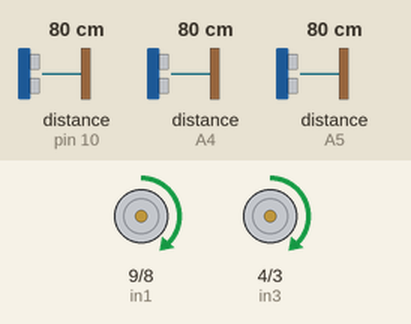
Simulated run of this sketch. Board: Arduino Uno, built with avr-gcc and run on an emulated ATmega328P. Parts: motor-driver pin pairs drawn as motors (green arrow = first pin HIGH = forward, orange = second pin HIGH = backward, longer = more drive, scaled by the enable pin). Wiring (inferred from the names in the program): 3 × ultrasonic range finder: trigger pin 11, echo pin 10 / trigger A2, echo A5 / trigger A3, echo A4. Inputs (shaded band) come from the test bench; at power-on: distance to the obstacle (sensors on A4, pin 10, A5) 80 cm. The echo pulse lasts 58.3 µs per cm.

Above: at 1.2 s.
1.3 s: distance to the obstacle (sensor on A4) set to 15 cm
2.8 s: distance to the obstacle (sensor on A4) set to 12 cm
At 2.92 s:
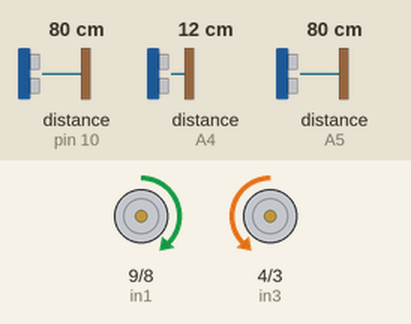
5.8 s: distance to the obstacle (sensor on A4) set to 18 cm
At 7.0 s:
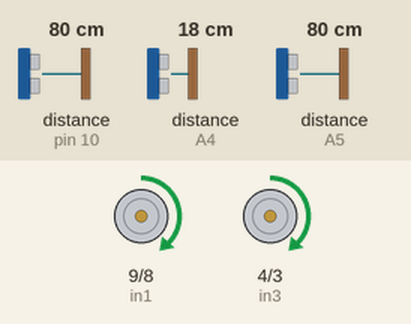
7.3 s: distance to the obstacle (sensor on pin 10) set to 8 cm
8.8 s: distance to the obstacle (sensor on pin 10) set to 5 cm
At 9.4 s:
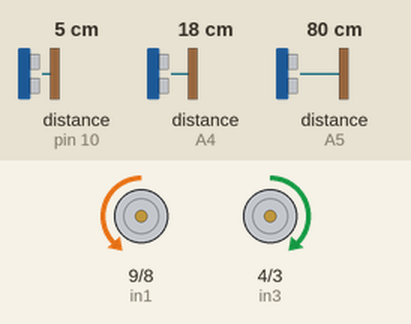
10.3 s: distance to the obstacle (sensor on pin 10) set to 9 cm
At 11.8 s:
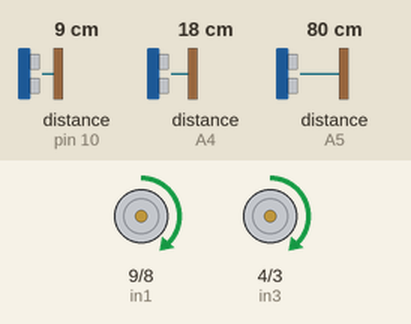
Timing chart, 0 to 12.8 s (numbered marks = the images above; inputs shaded):
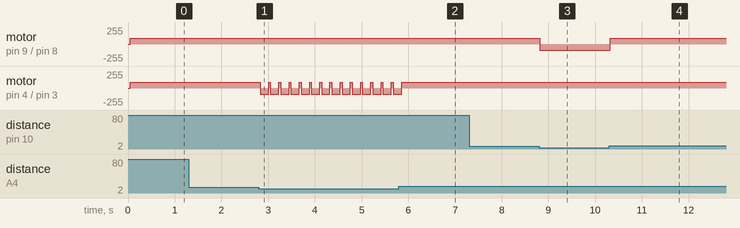

Measured:
- the behaviour switches between 14 and 13 cm on distance to the obstacle (sensor on A4) (found by bisection; images 0 and 1)
- the behaviour switches between 7 and 6 cm on distance to the obstacle (sensor on pin 10) (found by bisection; images 2 and 3)
- after the input at 1.3 s, every drawn part: stays the same
- after the input at 2.8 s, motor on pin 4 (in3) / pin 3 (in4): alternates forward 90/255 for 0.04 s and backward 90/255 for 0.18 s, starting at once
- after the input at 5.8 s, motor on pin 4 (in3) / pin 3 (in4): goes on until 5.9 s, then stays forward 90/255
- after the input at 7.3 s, every drawn part: stays the same
- after the input at 8.8 s, motor on pin 9 (in1) / pin 8 (in2): forward 90/255 → backward 90/255 at once
- after the input at 10.3 s, motor on pin 9 (in1) / pin 8 (in2): backward 90/255 → forward 90/255 at once

The sketch:

bot_a_maze.ino
```cpp
const int trigPin1 = 11; // middle sensor

const int echoPin1 = 10; // middle sensor

const int trigPin2 = A3; // right sensor

const int echoPin2 = A4; // right sensor

const int trigPin3 = A2; // left sensor

const int echoPin3 = A5; // left sensor

const int in1 = 9; // motor 1 forward

const int in2 = 8; // motor 1 reverse

const int in3 = 4; // engine 2 forward

const int in4 = 3; // engine 2 reverse

const int enA = 5; // motor 1 speed

const int enB = 6; // motor 2 speed

#define PWM 90// speeds of our motors

#define DIS 12 // sensor sight distance
void setup()

{

  pinMode(trigPin1, OUTPUT); // as output

  pinMode(echoPin1, INPUT); // as input


  pinMode(trigPin2, OUTPUT);

  pinMode(echoPin2, INPUT);

  pinMode(trigPin3, OUTPUT);

  pinMode(echoPin3, INPUT);


  pinMode(in1, OUTPUT);

  pinMode(in2, OUTPUT);

  pinMode(in3, OUTPUT);

  pinMode(in4, OUTPUT); // as output

  pinMode(enA, OUTPUT);

  pinMode(enB, OUTPUT);

}
void loop()

{

  if ( FrontSensor() < DIS && RightSensor() <DIS && LeftSensor()<DIS)
  {

         turn_right();

         delay(3000);

//then reverse

  }

  else if (FrontSensor() <DIS && RightSensor() <DIS && LeftSensor()>DIS)

  {

  turn_left();


  }

  else if (FrontSensor() <DIS && RightSensor() >DIS && LeftSensor()<DIS)
  {

  turn_right();


  }

  else if (FrontSensor() <DIS && RightSensor() >DIS && LeftSensor()>DIS)

  {

  turn_right();


  }

  else if (FrontSensor() >DIS && RightSensor() >DIS && LeftSensor()<DIS)

  {

  turn_right();


  delay(180);

  forward();

  }

  else if (FrontSensor() >DIS && RightSensor() <DIS && LeftSensor()>DIS)

  {

  turn_left();


  delay(180);

  forward();

  }

  else

  {

  forward();

  }

}

void forward()

{

  digitalWrite(in1, HIGH);

  digitalWrite(in2, LOW);

  digitalWrite(in3, HIGH);

  digitalWrite(in4, LOW);

  analogWrite(enA, PWM);

  analogWrite(enB, PWM);

}

void turn_left()

{

  digitalWrite(in1, HIGH);

  digitalWrite(in2, LOW);

  digitalWrite(in3, LOW);

  digitalWrite(in4, HIGH);

  analogWrite(enA, PWM);

  analogWrite(enB, PWM);

}

void turn_right()

{

  digitalWrite(in1, LOW);
   digitalWrite(in2, HIGH);

  digitalWrite(in3, HIGH);

  digitalWrite(in4, LOW);

  analogWrite(enA, PWM);

  analogWrite(enB, PWM);

}

void reverse()

{

  digitalWrite(in1, LOW);

  digitalWrite(in2, HIGH);

  digitalWrite(in3, LOW);

  digitalWrite(in4, HIGH);

  analogWrite(enA, PWM);

  analogWrite(enB, PWM);

}

void stop()

{

  digitalWrite(in1, LOW);

  digitalWrite(in2, LOW);

  digitalWrite(in3, LOW);

  digitalWrite(in4, LOW);

  analogWrite(enA, LOW);

  analogWrite(enB, LOW);

}

long FrontSensor ()

{

long stop;

 digitalWrite(trigPin1, LOW);

 delayMicroseconds(5);

 digitalWrite(trigPin1, HIGH);

 delayMicroseconds(10);

 digitalWrite(trigPin1, LOW);

 stop = pulseIn(echoPin1, HIGH);

 return (stop/30);

}

long RightSensor ()

{

long stop;

 digitalWrite(trigPin2, LOW);

 delayMicroseconds(5);

 digitalWrite(trigPin2, HIGH);

 delayMicroseconds(10);

 digitalWrite(trigPin2, LOW);

 stop = pulseIn(echoPin2, HIGH);

 return (stop/62);

}

long LeftSensor ()
{

long stop;

 digitalWrite(trigPin3, LOW);

 delayMicroseconds(5);

 digitalWrite(trigPin3, HIGH);

 delayMicroseconds(10);

 digitalWrite(trigPin3, LOW);

 stop = pulseIn(echoPin3, HIGH);
return(stop/50);
}
```
